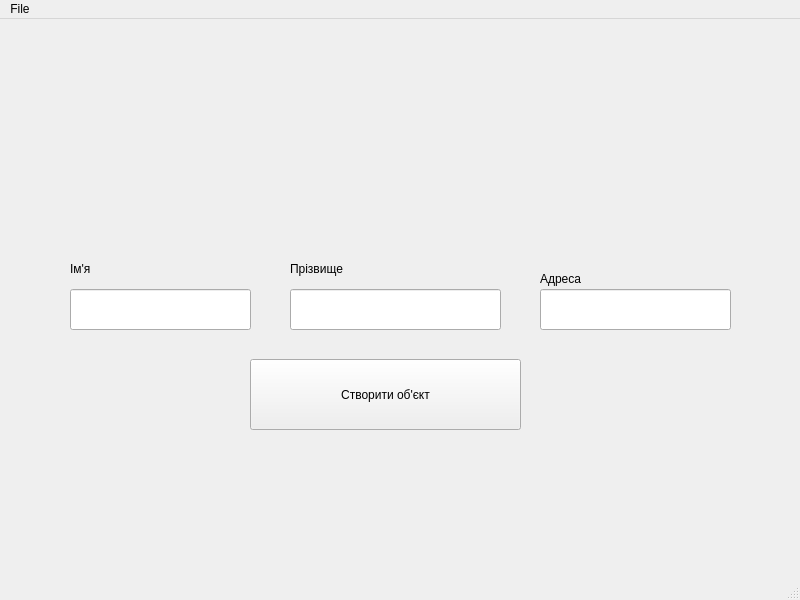
<?xml version="1.0" encoding="UTF-8"?>
<ui version="4.0">
 <class>MainWindow</class>
 <widget class="QMainWindow" name="MainWindow">
  <property name="geometry">
   <rect>
    <x>0</x>
    <y>0</y>
    <width>800</width>
    <height>600</height>
   </rect>
  </property>
  <property name="windowTitle">
   <string>MainWindow</string>
  </property>
  <widget class="QWidget" name="centralwidget">
   <widget class="QPushButton" name="createButton">
    <property name="geometry">
     <rect>
      <x>250</x>
      <y>340</y>
      <width>271</width>
      <height>71</height>
     </rect>
    </property>
    <property name="text">
     <string>Створити об'єкт</string>
    </property>
   </widget>
   <widget class="QLabel" name="new_2">
    <property name="geometry">
     <rect>
      <x>70</x>
      <y>240</y>
      <width>63</width>
      <height>20</height>
     </rect>
    </property>
    <property name="text">
     <string>Ім'я</string>
    </property>
   </widget>
   <widget class="QLineEdit" name="nameLineEdit">
    <property name="geometry">
     <rect>
      <x>70</x>
      <y>270</y>
      <width>181</width>
      <height>41</height>
     </rect>
    </property>
   </widget>
   <widget class="QLineEdit" name="surnameLineEdit">
    <property name="geometry">
     <rect>
      <x>290</x>
      <y>270</y>
      <width>211</width>
      <height>41</height>
     </rect>
    </property>
   </widget>
   <widget class="QLineEdit" name="addressLineEdit">
    <property name="geometry">
     <rect>
      <x>540</x>
      <y>270</y>
      <width>191</width>
      <height>41</height>
     </rect>
    </property>
   </widget>
   <widget class="QLabel" name="information">
    <property name="geometry">
     <rect>
      <x>290</x>
      <y>240</y>
      <width>81</width>
      <height>20</height>
     </rect>
    </property>
    <property name="text">
     <string>Прізвище</string>
    </property>
   </widget>
   <widget class="QLabel" name="label_3">
    <property name="geometry">
     <rect>
      <x>540</x>
      <y>250</y>
      <width>63</width>
      <height>20</height>
     </rect>
    </property>
    <property name="text">
     <string>Адреса</string>
    </property>
   </widget>
  </widget>
  <widget class="QMenuBar" name="menubar">
   <property name="geometry">
    <rect>
     <x>0</x>
     <y>0</y>
     <width>800</width>
     <height>26</height>
    </rect>
   </property>
   <widget class="QMenu" name="menuFile">
    <property name="title">
     <string>File</string>
    </property>
    <addaction name="actionCreate"/>
    <addaction name="actionExit"/>
    <addaction name="actionShow"/>
   </widget>
   <addaction name="menuFile"/>
  </widget>
  <widget class="QStatusBar" name="statusbar"/>
  <action name="action">
   <property name="text">
    <string>Створити об'єкт</string>
   </property>
  </action>
  <action name="action_2">
   <property name="text">
    <string>Відобразити об'єкт</string>
   </property>
  </action>
  <action name="action_3">
   <property name="text">
    <string>Вихід</string>
   </property>
  </action>
  <action name="actionCreate">
   <property name="text">
    <string>Створити об'єкт</string>
   </property>
  </action>
  <action name="actionExit">
   <property name="text">
    <string>Вихід</string>
   </property>
  </action>
  <action name="actionShow">
   <property name="text">
    <string>Відобразити об'єкт</string>
   </property>
  </action>
 </widget>
 <resources/>
 <connections/>
</ui>
